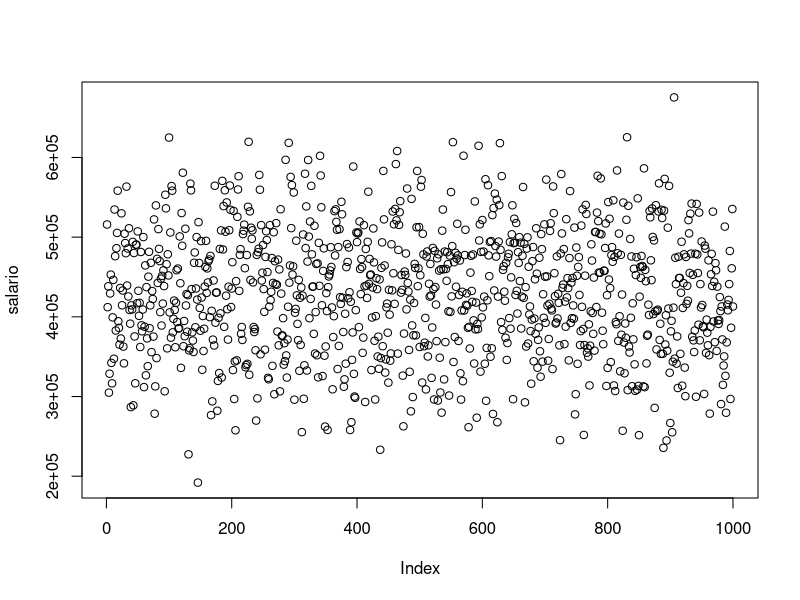
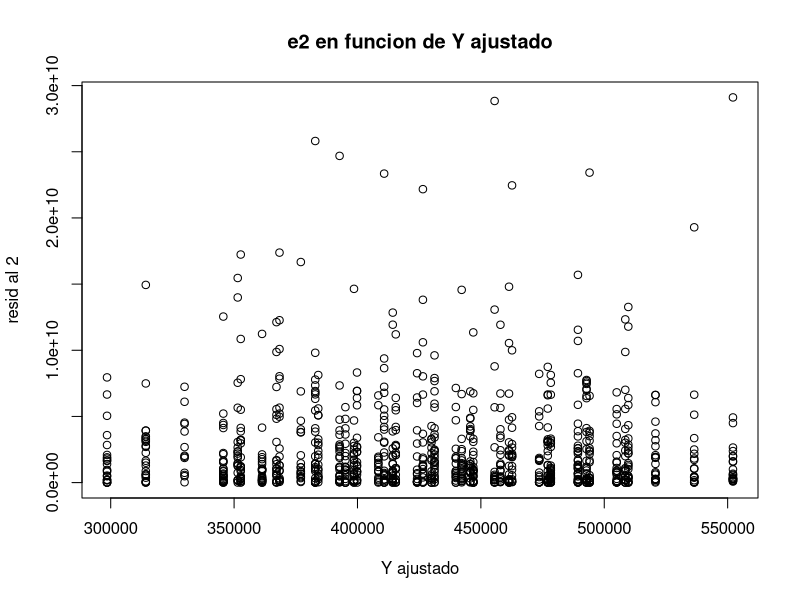
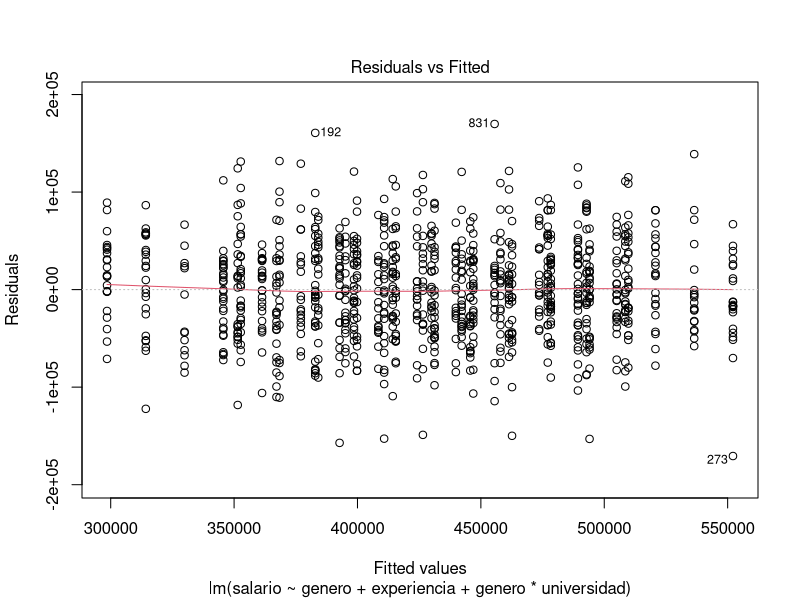
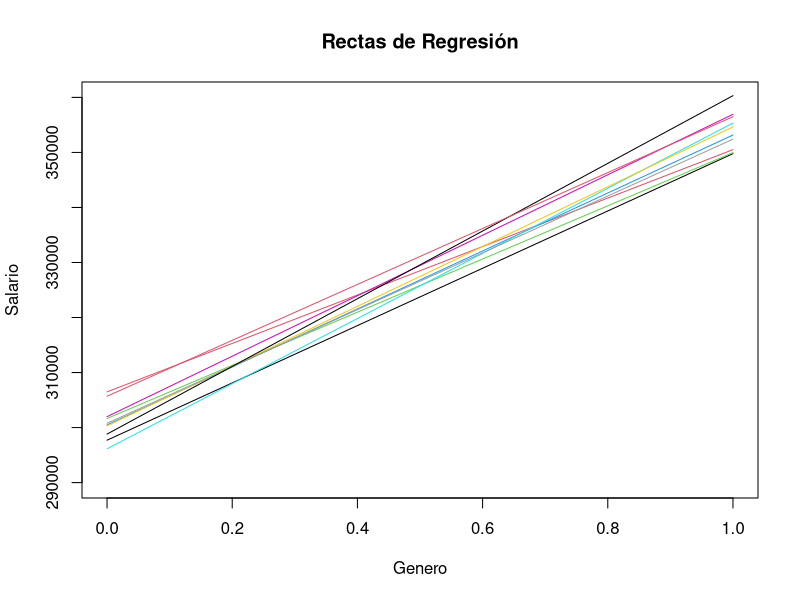
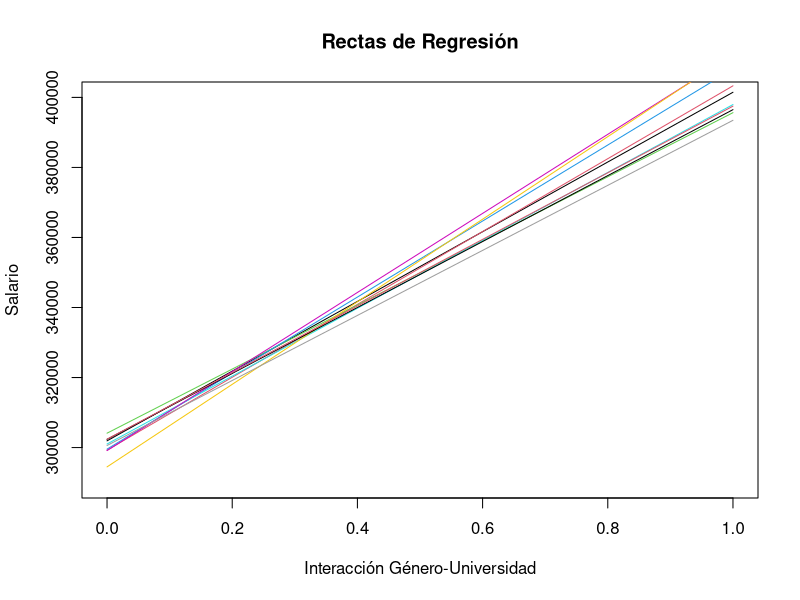

Write the R code that produced these figures, in order.
## ---- chunk 1
# Generar variables y datos de muestra
# set.seed(123)
set.seed(sample(1:10000, 1))
salario_semanal <-300000 
# experiencia(0 = Falso, 1 = Verdadero)
experiencia <- sample(0:10, 1000, replace = TRUE)
# Género (0 = Femenino, 1 = Masculino)
genero <- sample(c(0, 1), 1000, replace = TRUE)
# Universidad (0 = Pública, 1 =  Privada)
universidad <- sample(c(0, 1), 1000, replace = TRUE)

#valores
μ_gen <- (0.18 * salario_semanal)
μ_exp <- (0.05 * salario_semanal) # 35% en 5 años entonces 35/5 = 5% por año
μ_univ <- (0.17 * salario_semanal)
error_std_dev <- 50000 #tomando la mitad del valor salarial lo divido en 3 partes

# Salario semanal en pesos
salario <- salario_semanal + μ_gen * genero + μ_exp * experiencia + μ_univ * universidad + rnorm(1000, 0, error_std_dev)

dat <- data.frame(salario, genero, experiencia, universidad)
plot(salario)
## ---- chunk 2
# Ajustar el modelo de regresión lineal
# Salario semanal en pesos
#set.seed(123)
modelo <- lm(salario ~ genero + experiencia + genero * universidad)
summary(modelo)

## ---- chunk 3
e2=(modelo$residuals)^2
plot(modelo$fitted.values,e2 , main = "e2 en funcion de Y ajustado",
     xlab = "Y ajustado", ylab = "resid al 2")
## ---- chunk 4
# Gráfico de residuos vs. valores ajustados
plot(modelo, which = 1)
## ---- chunk 5
# Prueba de Goldfeld-Quandt
library(lmtest)
gqtest(modelo)
## ---- chunk 6
# Errores estándar robustos a heterocedasticidad
library(sandwich)
coeftest(modelo, vcov = vcovHC(modelo, type = "HC1"))

## ---- chunk 7
# Función para realizar una regresión y guardar la recta de regresión
realizar_regresion_y_guardar_recta <- function(...) {
  # Generar datos de muestra
  set.seed(sample(1:10000, 1))  # Semilla aleatoria
  salario_semanal <-300000 
  # Género (0 = Femenino, 1 = Masculino)
  genero <- sample(c(0, 1), 1000, replace = TRUE)
  # Universidad (0 = Pública, 1 =  Privada)
  universidad <- sample(c(0, 1), 1000, replace = TRUE)
  #valores
  μ_gen <- (0.18 * salario_semanal)
  μ_univ <- (0.17 * salario_semanal)
  error_std_dev <- 50000 #tomando la mitad del valor salarial lo divido en 3 partes

  salario <- salario_semanal + μ_gen * genero + μ_univ * universidad + rnorm(1000, 0, error_std_dev)
    
  # Ajustar el modelo de regresión lineal
  modelo <- lm(salario ~ genero + genero * universidad)

    # Guardar la recta de regresión
  recta <- data.frame(
    genero = 0:1,
    salario = coef(modelo)[1] + coef(modelo)[2] * (0:1) # Ecuación para genero = 0, universidad = 1
  )
  return(recta)
}

# Realizar la simulación de Monte Carlo
resultados <- lapply(1:10, realizar_regresion_y_guardar_recta)

# Graficar todas las rectas de regresión en un solo gráfico
plot(NULL, xlim = c(0, 1), ylim = c(290000, 360000), xlab = "Genero", ylab = "Salario", main = "Rectas de Regresión")
for (i in 1:10) {
  lines(resultados[[i]]$genero, resultados[[i]]$salario, col = i)
}
#legend("topright", legend = paste("Regresión", 1:10), col = 1:10, lty = 1)

## ---- chunk 8
# Función para realizar una regresión y guardar la recta de regresión
realizar_regresion_y_guardar_recta_2 <- function(...) {
  # Generar datos de muestra
  set.seed(sample(1:10000, 1))  # Semilla aleatoria
  salario_semanal <-300000 
  # Género (0 = Femenino, 1 = Masculino)
  genero <- sample(c(0, 1), 1000, replace = TRUE)
  # Universidad (0 = Pública, 1 =  Privada)
  universidad <- sample(c(0, 1), 1000, replace = TRUE)
  #valores
  μ_gen <- (0.18 * salario_semanal)
  μ_univ <- (0.17 * salario_semanal)
  error_std_dev <- 50000 #tomando la mitad del valor salarial lo divido en 3 partes

  salario <- salario_semanal + μ_gen * genero + μ_univ * universidad + rnorm(1000, 0, error_std_dev)
    
  # Ajustar el modelo de regresión lineal
  modelo <- lm(salario ~ genero + genero * universidad)

 # Guardar la recta de regresión
  recta <- data.frame(
    interaccion = c(0, 1), # 0 = mujer y universidad privada, 1 = hombre y universidad pública
    salario = c(coef(modelo)[1], coef(modelo)[1] + coef(modelo)[2] + coef(modelo)[3])
  )
  return(recta)
}

# Realizar la simulación de Monte Carlo
resultados <- lapply(1:10, realizar_regresion_y_guardar_recta_2)

# Graficar todas las rectas de regresión en un solo gráfico
plot(NULL, xlim = c(0, 1), ylim = c(290000, 400000), xlab = "Interacción Género-Universidad", ylab = "Salario", main = "Rectas de Regresión")
for (i in 1:10) {
  lines(resultados[[i]]$interaccion, resultados[[i]]$salario, col = i)
}
#legend("topright", legend = paste("Regresión", 1:10), col = 1:10, lty = 1)
